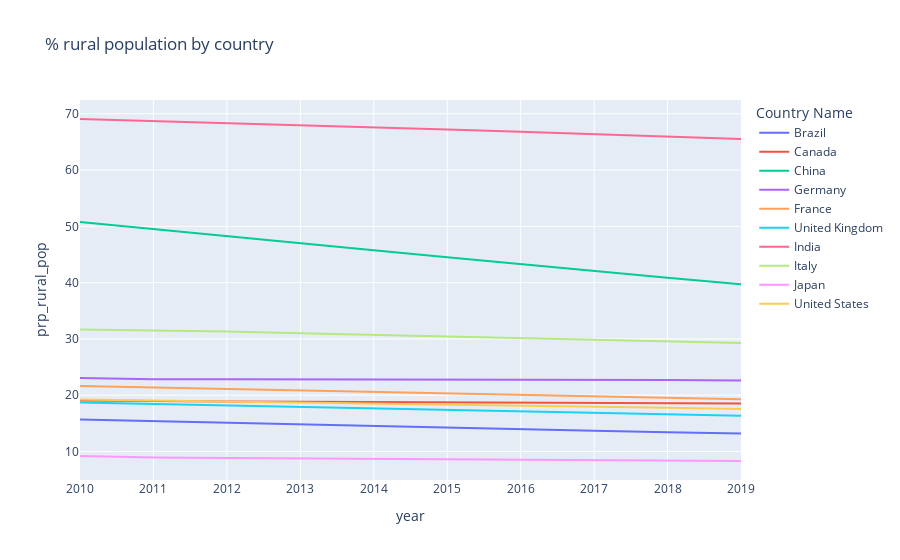

The notebook cell saved with this chart:
### Code cell
import plotly.express as px


fig = px.line(df, x="year", y="prp_rural_pop",color="Country Name" ,title='% rural population by country')
fig.show()

### Figure 1 — Plotly figure (JSON) as saved in the notebook; plotly's stock layout.template omitted (floating-point values rounded to 4 significant figures)
{"data": [{"hovertemplate": "Country Name=Brazil<br>year=%{x}<br>prp_rural_pop=%{y}<extra></extra>", "legendgroup": "Brazil", "line": {"color": "#636efa", "dash": "solid"}, "mode": "lines", "name": "Brazil", "orientation": "v", "showlegend": true, "type": "scatter", "x": ["2010", "2011", "2012", "2013", "2014", "2015", "2016", "2017", "2018", "2019"], "xaxis": "x", "y": [15.66, 15.37, 15.08, 14.79, 14.51, 14.23, 13.96, 13.69, 13.43, 13.18], "yaxis": "y"}, {"hovertemplate": "Country Name=Canada<br>year=%{x}<br>prp_rural_pop=%{y}<extra></extra>", "legendgroup": "Canada", "line": {"color": "#EF553B", "dash": "solid"}, "mode": "lines", "name": "Canada", "orientation": "v", "showlegend": true, "type": "scatter", "x": ["2010", "2011", "2012", "2013", "2014", "2015", "2016", "2017", "2018", "2019"], "xaxis": "x", "y": [19.06, 18.9, 18.86, 18.82, 18.78, 18.74, 18.7, 18.65, 18.59, 18.52], "yaxis": "y"}, {"hovertemplate": "Country Name=China<br>year=%{x}<br>prp_rural_pop=%{y}<extra></extra>", "legendgroup": "China", "line": {"color": "#00cc96", "dash": "solid"}, "mode": "lines", "name": "China", "orientation": "v", "showlegend": true, "type": "scatter", "x": ["2010", "2011", "2012", "2013", "2014", "2015", "2016", "2017", "2018", "2019"], "xaxis": "x", "y": [50.77, 49.49, 48.23, 46.99, 45.74, 44.5, 43.26, 42.04, 40.85, 39.69], "yaxis": "y"}, {"hovertemplate": "Country Name=Germany<br>year=%{x}<br>prp_rural_pop=%{y}<extra></extra>", "legendgroup": "Germany", "line": {"color": "#ab63fa", "dash": "solid"}, "mode": "lines", "name": "Germany", "orientation": "v", "showlegend": true, "type": "scatter", "x": ["2010", "2011", "2012", "2013", "2014", "2015", "2016", "2017", "2018", "2019"], "xaxis": "x", "y": [23.03, 22.84, 22.83, 22.82, 22.81, 22.8, 22.78, 22.74, 22.69, 22.62], "yaxis": "y"}, {"hovertemplate": "Country Name=France<br>year=%{x}<br>prp_rural_pop=%{y}<extra></extra>", "legendgroup": "France", "line": {"color": "#FFA15A", "dash": "solid"}, "mode": "lines", "name": "France", "orientation": "v", "showlegend": true, "type": "scatter", "x": ["2010", "2011", "2012", "2013", "2014", "2015", "2016", "2017", "2018", "2019"], "xaxis": "x", "y": [21.63, 21.38, 21.12, 20.86, 20.61, 20.34, 20.08, 19.82, 19.56, 19.29], "yaxis": "y"}, {"hovertemplate": "Country Name=United Kingdom<br>year=%{x}<br>prp_rural_pop=%{y}<extra></extra>", "legendgroup": "United Kingdom", "line": {"color": "#19d3f3", "dash": "solid"}, "mode": "lines", "name": "United Kingdom", "orientation": "v", "showlegend": true, "type": "scatter", "x": ["2010", "2011", "2012", "2013", "2014", "2015", "2016", "2017", "2018", "2019"], "xaxis": "x", "y": [18.7, 18.43, 18.16, 17.9, 17.64, 17.37, 17.11, 16.86, 16.6, 16.35], "yaxis": "y"}, {"hovertemplate": "Country Name=India<br>year=%{x}<br>prp_rural_pop=%{y}<extra></extra>", "legendgroup": "India", "line": {"color": "#FF6692", "dash": "solid"}, "mode": "lines", "name": "India", "orientation": "v", "showlegend": true, "type": "scatter", "x": ["2010", "2011", "2012", "2013", "2014", "2015", "2016", "2017", "2018", "2019"], "xaxis": "x", "y": [69.07, 68.72, 68.37, 68.0, 67.62, 67.22, 66.82, 66.4, 65.97, 65.53], "yaxis": "y"}, {"hovertemplate": "Country Name=Italy<br>year=%{x}<br>prp_rural_pop=%{y}<extra></extra>", "legendgroup": "Italy", "line": {"color": "#B6E880", "dash": "solid"}, "mode": "lines", "name": "Italy", "orientation": "v", "showlegend": true, "type": "scatter", "x": ["2010", "2011", "2012", "2013", "2014", "2015", "2016", "2017", "2018", "2019"], "xaxis": "x", "y": [31.67, 31.56, 31.32, 31.02, 30.73, 30.43, 30.14, 29.86, 29.56, 29.26], "yaxis": "y"}, {"hovertemplate": "Country Name=Japan<br>year=%{x}<br>prp_rural_pop=%{y}<extra></extra>", "legendgroup": "Japan", "line": {"color": "#FF97FF", "dash": "solid"}, "mode": "lines", "name": "Japan", "orientation": "v", "showlegend": true, "type": "scatter", "x": ["2010", "2011", "2012", "2013", "2014", "2015", "2016", "2017", "2018", "2019"], "xaxis": "x", "y": [9.188, 8.931, 8.852, 8.774, 8.696, 8.619, 8.543, 8.465, 8.384, 8.302], "yaxis": "y"}, {"hovertemplate": "Country Name=United States<br>year=%{x}<br>prp_rural_pop=%{y}<extra></extra>", "legendgroup": "United States", "line": {"color": "#FECB52", "dash": "solid"}, "mode": "lines", "name": "United States", "orientation": "v", "showlegend": true, "type": "scatter", "x": ["2010", "2011", "2012", "2013", "2014", "2015", "2016", "2017", "2018", "2019"], "xaxis": "x", "y": [19.23, 19.06, 18.88, 18.7, 18.52, 18.33, 18.14, 17.94, 17.74, 17.54], "yaxis": "y"}], "layout": {"legend": {"title": {"text": "Country Name"}, "tracegroupgap": 0}, "title": {"text": "% rural population by country"}, "xaxis": {"anchor": "y", "domain": [0, 1], "title": {"text": "year"}}, "yaxis": {"anchor": "x", "domain": [0, 1], "title": {"text": "prp_rural_pop"}}}}
